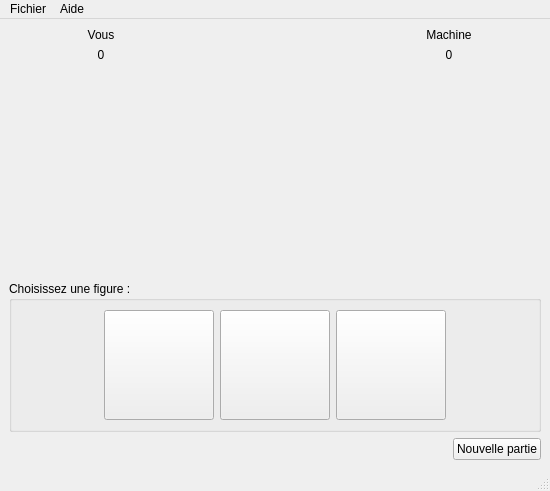
<?xml version="1.0" encoding="UTF-8"?>
<ui version="4.0">
 <class>ChifoumiVue</class>
 <widget class="QMainWindow" name="ChifoumiVue">
  <property name="geometry">
   <rect>
    <x>0</x>
    <y>0</y>
    <width>550</width>
    <height>491</height>
   </rect>
  </property>
  <property name="windowTitle">
   <string>ChifoumiVue</string>
  </property>
  <widget class="QWidget" name="fenetrePrincipalH">
   <property name="minimumSize">
    <size>
     <width>550</width>
     <height>450</height>
    </size>
   </property>
   <layout class="QHBoxLayout" name="horizontalLayout_2">
    <item>
     <layout class="QVBoxLayout" name="fenetreSecondaireV">
      <item>
       <layout class="QGridLayout" name="grilleTop">
        <item row="0" column="2">
         <layout class="QVBoxLayout" name="vLayout_MachineScore">
          <item>
           <widget class="QLabel" name="lMachine">
            <property name="text">
             <string>Machine</string>
            </property>
            <property name="alignment">
             <set>Qt::AlignCenter</set>
            </property>
           </widget>
          </item>
          <item>
           <widget class="QLabel" name="lScoreMachine">
            <property name="text">
             <string>0</string>
            </property>
            <property name="alignment">
             <set>Qt::AlignCenter</set>
            </property>
           </widget>
          </item>
         </layout>
        </item>
        <item row="0" column="0">
         <layout class="QVBoxLayout" name="vLayout_JoueurScore">
          <item>
           <widget class="QLabel" name="label_Vous">
            <property name="text">
             <string>Vous</string>
            </property>
            <property name="alignment">
             <set>Qt::AlignCenter</set>
            </property>
           </widget>
          </item>
          <item>
           <widget class="QLabel" name="lScoreJoueur">
            <property name="text">
             <string>0</string>
            </property>
            <property name="alignment">
             <set>Qt::AlignCenter</set>
            </property>
           </widget>
          </item>
         </layout>
        </item>
        <item row="1" column="0">
         <layout class="QHBoxLayout" name="hLayout_ChoixJoueur">
          <item>
           <spacer name="hSpacerG_ChoixJoueur">
            <property name="orientation">
             <enum>Qt::Horizontal</enum>
            </property>
            <property name="sizeHint" stdset="0">
             <size>
              <width>40</width>
              <height>20</height>
             </size>
            </property>
           </spacer>
          </item>
          <item>
           <widget class="QLabel" name="lChoixJoueur">
            <property name="minimumSize">
             <size>
              <width>110</width>
              <height>110</height>
             </size>
            </property>
            <property name="maximumSize">
             <size>
              <width>110</width>
              <height>110</height>
             </size>
            </property>
            <property name="text">
             <string/>
            </property>
            <property name="pixmap">
             <pixmap resource="ressourceChifoumi.qrc">:/chifoumi/images/rien.gif</pixmap>
            </property>
           </widget>
          </item>
          <item>
           <spacer name="hSpacerD_ChoixJoueur">
            <property name="orientation">
             <enum>Qt::Horizontal</enum>
            </property>
            <property name="sizeHint" stdset="0">
             <size>
              <width>40</width>
              <height>20</height>
             </size>
            </property>
           </spacer>
          </item>
         </layout>
        </item>
        <item row="1" column="1">
         <layout class="QHBoxLayout" name="hLayout_Versus">
          <item>
           <spacer name="hSpacerG_Versus">
            <property name="orientation">
             <enum>Qt::Horizontal</enum>
            </property>
            <property name="sizeHint" stdset="0">
             <size>
              <width>40</width>
              <height>20</height>
             </size>
            </property>
           </spacer>
          </item>
          <item>
           <widget class="QLabel" name="lVersus">
            <property name="minimumSize">
             <size>
              <width>78</width>
              <height>78</height>
             </size>
            </property>
            <property name="maximumSize">
             <size>
              <width>78</width>
              <height>78</height>
             </size>
            </property>
            <property name="text">
             <string/>
            </property>
            <property name="pixmap">
             <pixmap resource="ressourceChifoumi.qrc">:/chifoumi/images/versus_70.png</pixmap>
            </property>
           </widget>
          </item>
          <item>
           <spacer name="hSpacerD_Versus">
            <property name="orientation">
             <enum>Qt::Horizontal</enum>
            </property>
            <property name="sizeHint" stdset="0">
             <size>
              <width>40</width>
              <height>20</height>
             </size>
            </property>
           </spacer>
          </item>
         </layout>
        </item>
        <item row="1" column="2">
         <layout class="QHBoxLayout" name="hLayout_ChoixMachine">
          <item>
           <spacer name="hSpacerG_ChoixMachine">
            <property name="orientation">
             <enum>Qt::Horizontal</enum>
            </property>
            <property name="sizeHint" stdset="0">
             <size>
              <width>40</width>
              <height>20</height>
             </size>
            </property>
           </spacer>
          </item>
          <item>
           <widget class="QLabel" name="lChoixMachine">
            <property name="minimumSize">
             <size>
              <width>110</width>
              <height>110</height>
             </size>
            </property>
            <property name="maximumSize">
             <size>
              <width>110</width>
              <height>110</height>
             </size>
            </property>
            <property name="text">
             <string/>
            </property>
            <property name="pixmap">
             <pixmap resource="ressourceChifoumi.qrc">:/chifoumi/images/rien.gif</pixmap>
            </property>
           </widget>
          </item>
          <item>
           <spacer name="hSpacerD_ChoixMachine">
            <property name="orientation">
             <enum>Qt::Horizontal</enum>
            </property>
            <property name="sizeHint" stdset="0">
             <size>
              <width>40</width>
              <height>20</height>
             </size>
            </property>
           </spacer>
          </item>
         </layout>
        </item>
       </layout>
      </item>
      <item>
       <spacer name="vSpacerMiddle">
        <property name="orientation">
         <enum>Qt::Vertical</enum>
        </property>
        <property name="sizeHint" stdset="0">
         <size>
          <width>20</width>
          <height>40</height>
         </size>
        </property>
       </spacer>
      </item>
      <item>
       <widget class="QGroupBox" name="groupBox">
        <property name="title">
         <string>Choisissez une figure :</string>
        </property>
        <layout class="QHBoxLayout" name="horizontalLayout">
         <item>
          <spacer name="hSpacerG_GroupBox">
           <property name="orientation">
            <enum>Qt::Horizontal</enum>
           </property>
           <property name="sizeHint" stdset="0">
            <size>
             <width>40</width>
             <height>20</height>
            </size>
           </property>
          </spacer>
         </item>
         <item>
          <widget class="QPushButton" name="boutonPierre">
           <property name="minimumSize">
            <size>
             <width>110</width>
             <height>110</height>
            </size>
           </property>
           <property name="maximumSize">
            <size>
             <width>110</width>
             <height>110</height>
            </size>
           </property>
           <property name="text">
            <string/>
           </property>
           <property name="icon">
            <iconset resource="ressourceChifoumi.qrc">
             <normaloff>:/chifoumi/images/pierre.gif</normaloff>:/chifoumi/images/pierre.gif</iconset>
           </property>
           <property name="iconSize">
            <size>
             <width>110</width>
             <height>110</height>
            </size>
           </property>
          </widget>
         </item>
         <item>
          <widget class="QPushButton" name="boutonPapier">
           <property name="minimumSize">
            <size>
             <width>110</width>
             <height>110</height>
            </size>
           </property>
           <property name="maximumSize">
            <size>
             <width>110</width>
             <height>110</height>
            </size>
           </property>
           <property name="text">
            <string/>
           </property>
           <property name="icon">
            <iconset resource="ressourceChifoumi.qrc">
             <normaloff>:/chifoumi/images/papier.gif</normaloff>:/chifoumi/images/papier.gif</iconset>
           </property>
           <property name="iconSize">
            <size>
             <width>110</width>
             <height>110</height>
            </size>
           </property>
          </widget>
         </item>
         <item>
          <widget class="QPushButton" name="boutonCiseau">
           <property name="minimumSize">
            <size>
             <width>110</width>
             <height>110</height>
            </size>
           </property>
           <property name="maximumSize">
            <size>
             <width>110</width>
             <height>110</height>
            </size>
           </property>
           <property name="text">
            <string/>
           </property>
           <property name="icon">
            <iconset resource="ressourceChifoumi.qrc">
             <normaloff>:/chifoumi/images/ciseau.gif</normaloff>:/chifoumi/images/ciseau.gif</iconset>
           </property>
           <property name="iconSize">
            <size>
             <width>110</width>
             <height>110</height>
            </size>
           </property>
          </widget>
         </item>
         <item>
          <spacer name="hSpacerD_GroupBox">
           <property name="orientation">
            <enum>Qt::Horizontal</enum>
           </property>
           <property name="sizeHint" stdset="0">
            <size>
             <width>40</width>
             <height>20</height>
            </size>
           </property>
          </spacer>
         </item>
        </layout>
       </widget>
      </item>
      <item>
       <layout class="QGridLayout" name="grilleBottom">
        <item row="1" column="1">
         <widget class="QPushButton" name="boutonNvllePartie">
          <property name="text">
           <string>Nouvelle partie</string>
          </property>
         </widget>
        </item>
        <item row="1" column="0">
         <spacer name="hSpacerNvllePartie">
          <property name="orientation">
           <enum>Qt::Horizontal</enum>
          </property>
          <property name="sizeHint" stdset="0">
           <size>
            <width>40</width>
            <height>20</height>
           </size>
          </property>
         </spacer>
        </item>
       </layout>
      </item>
     </layout>
    </item>
   </layout>
  </widget>
  <widget class="QMenuBar" name="menubar">
   <property name="geometry">
    <rect>
     <x>0</x>
     <y>0</y>
     <width>550</width>
     <height>21</height>
    </rect>
   </property>
   <widget class="QMenu" name="menuFichier">
    <property name="title">
     <string>Fichier</string>
    </property>
    <addaction name="actionQuitter"/>
   </widget>
   <widget class="QMenu" name="menuAide">
    <property name="title">
     <string>Aide</string>
    </property>
    <addaction name="actionAPropos"/>
   </widget>
   <addaction name="menuFichier"/>
   <addaction name="menuAide"/>
  </widget>
  <widget class="QStatusBar" name="statusbar"/>
  <action name="actionQuitter">
   <property name="text">
    <string>Quitter</string>
   </property>
   <property name="shortcut">
    <string>Ctrl+Q</string>
   </property>
  </action>
  <action name="actionAPropos">
   <property name="text">
    <string>A Propos de</string>
   </property>
   <property name="shortcut">
    <string>F1</string>
   </property>
  </action>
 </widget>
 <resources>
  <include location="ressourceChifoumi.qrc"/>
 </resources>
 <connections/>
</ui>
